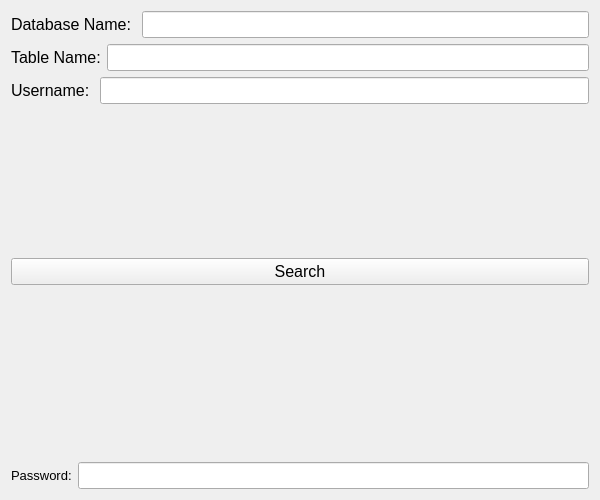
<?xml version="1.0" encoding="UTF-8"?>
<ui version="4.0">
 <class>Form</class>
 <widget class="QWidget" name="Form">
  <property name="geometry">
   <rect>
    <x>0</x>
    <y>0</y>
    <width>600</width>
    <height>500</height>
   </rect>
  </property>
  <property name="font">
   <font>
    <pointsize>12</pointsize>
   </font>
  </property>
  <property name="windowTitle">
   <string>Form</string>
  </property>
  <layout class="QVBoxLayout" name="verticalLayout">
   <item>
    <layout class="QHBoxLayout" name="horizontalLayout_3">
     <item>
      <widget class="QLabel" name="label">
       <property name="text">
        <string>Database Name: </string>
       </property>
      </widget>
     </item>
     <item>
      <widget class="QLineEdit" name="lineEdit_dbname"/>
     </item>
    </layout>
   </item>
   <item>
    <layout class="QHBoxLayout" name="horizontalLayout_2">
     <item>
      <widget class="QLabel" name="label_2">
       <property name="text">
        <string>Table Name:</string>
       </property>
      </widget>
     </item>
     <item>
      <widget class="QLineEdit" name="lineEdit_tblname"/>
     </item>
    </layout>
   </item>
   <item>
    <layout class="QHBoxLayout" name="horizontalLayout">
     <item>
      <widget class="QLabel" name="label_3">
       <property name="text">
        <string>Username: </string>
       </property>
      </widget>
     </item>
     <item>
      <widget class="QLineEdit" name="lineEdit_username"/>
     </item>
    </layout>
   </item>
   <item>
    <spacer name="verticalSpacer">
     <property name="orientation">
      <enum>Qt::Vertical</enum>
     </property>
     <property name="sizeHint" stdset="0">
      <size>
       <width>20</width>
       <height>40</height>
      </size>
     </property>
    </spacer>
   </item>
   <item>
    <widget class="QPushButton" name="pushButton">
     <property name="text">
      <string>Search</string>
     </property>
    </widget>
   </item>
   <item>
    <spacer name="verticalSpacer_2">
     <property name="orientation">
      <enum>Qt::Vertical</enum>
     </property>
     <property name="sizeHint" stdset="0">
      <size>
       <width>20</width>
       <height>40</height>
      </size>
     </property>
    </spacer>
   </item>
   <item>
    <widget class="QLabel" name="label_result">
     <property name="text">
      <string/>
     </property>
    </widget>
   </item>
   <item>
    <layout class="QHBoxLayout" name="horizontalLayout_4">
     <item>
      <widget class="QLabel" name="label_4">
       <property name="font">
        <font>
         <pointsize>10</pointsize>
        </font>
       </property>
       <property name="text">
        <string>Password:</string>
       </property>
      </widget>
     </item>
     <item>
      <widget class="QLineEdit" name="lineEdit_password"/>
     </item>
    </layout>
   </item>
  </layout>
 </widget>
 <resources/>
 <connections/>
</ui>
